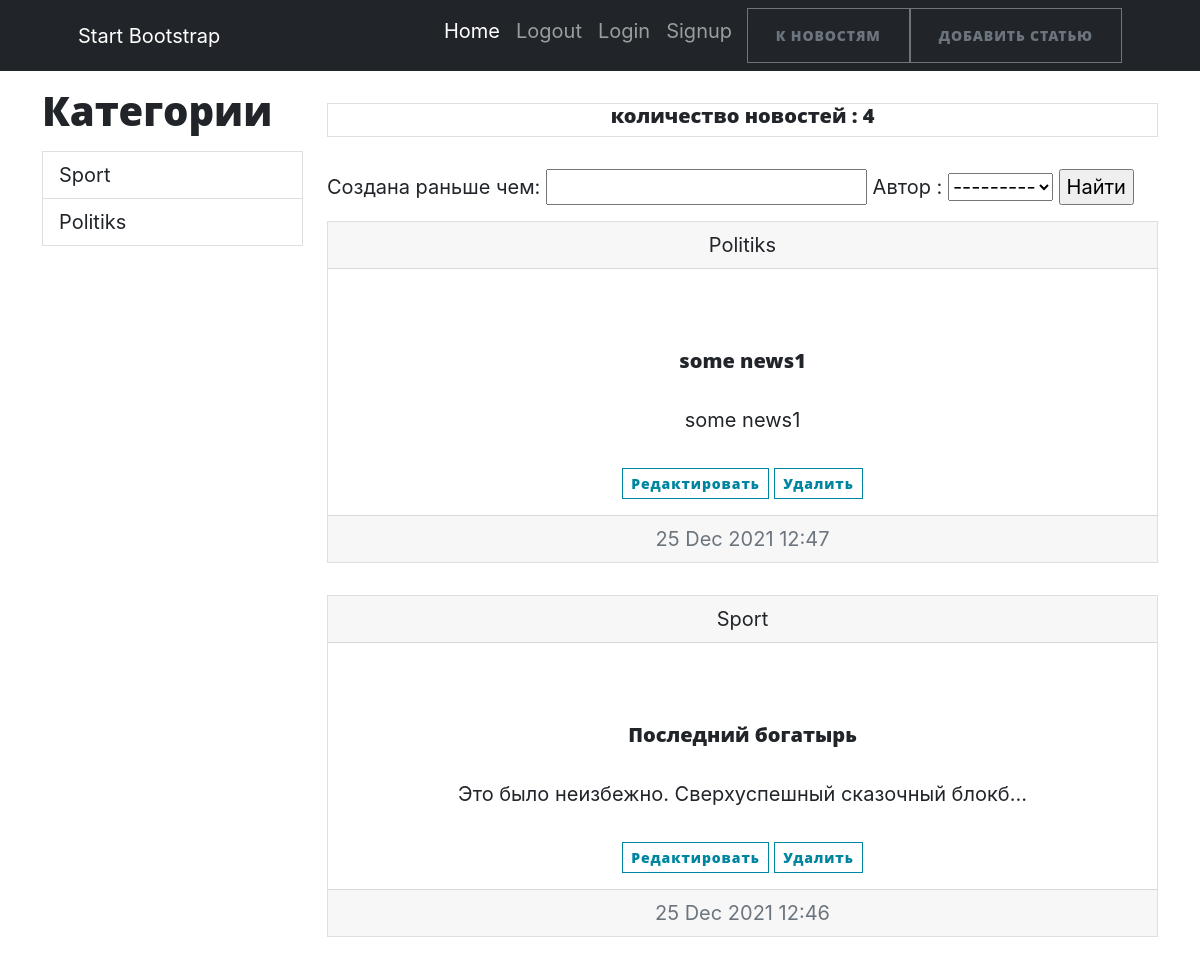
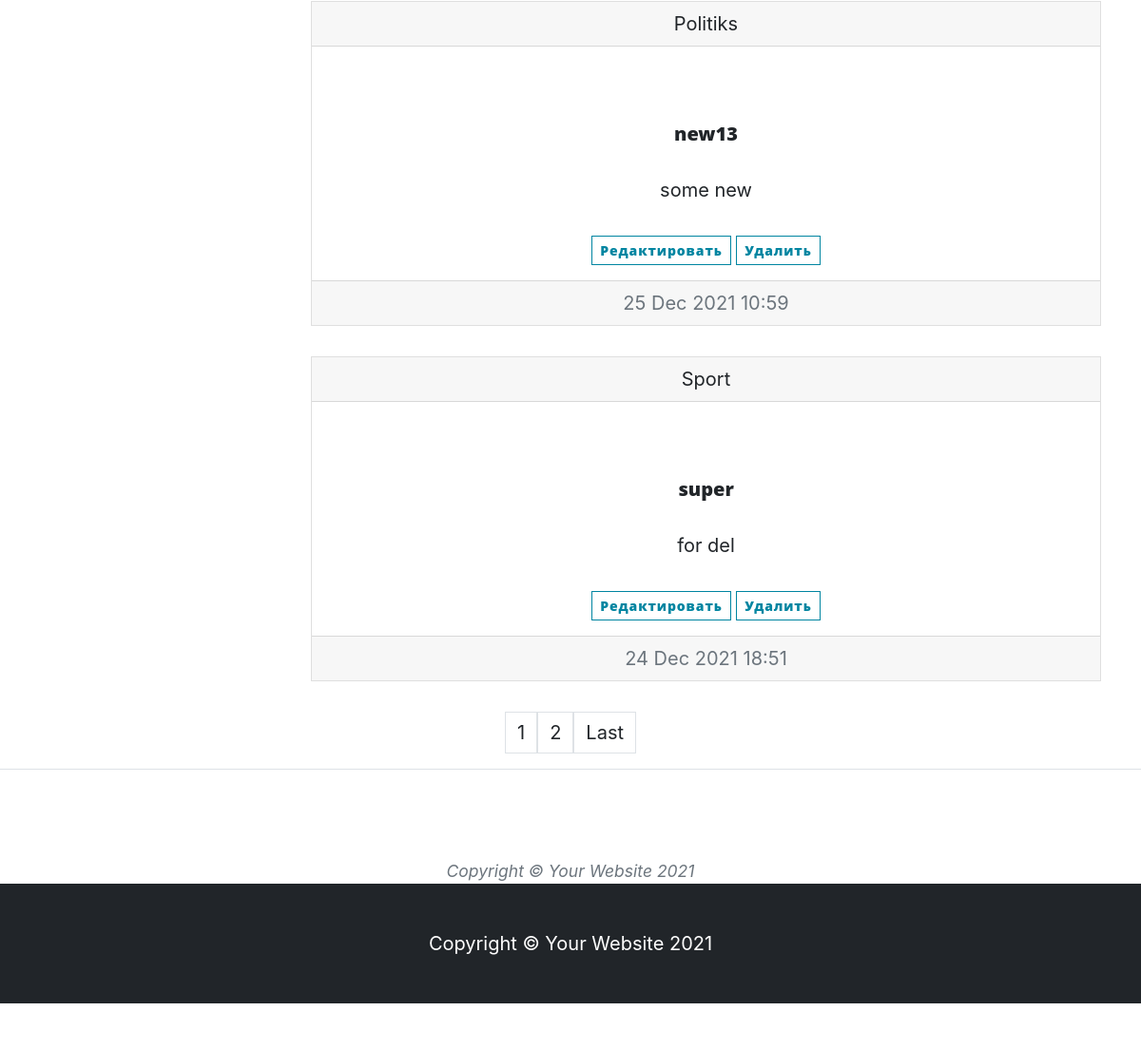
The app's page /, older data (2 pictures, top to bottom).
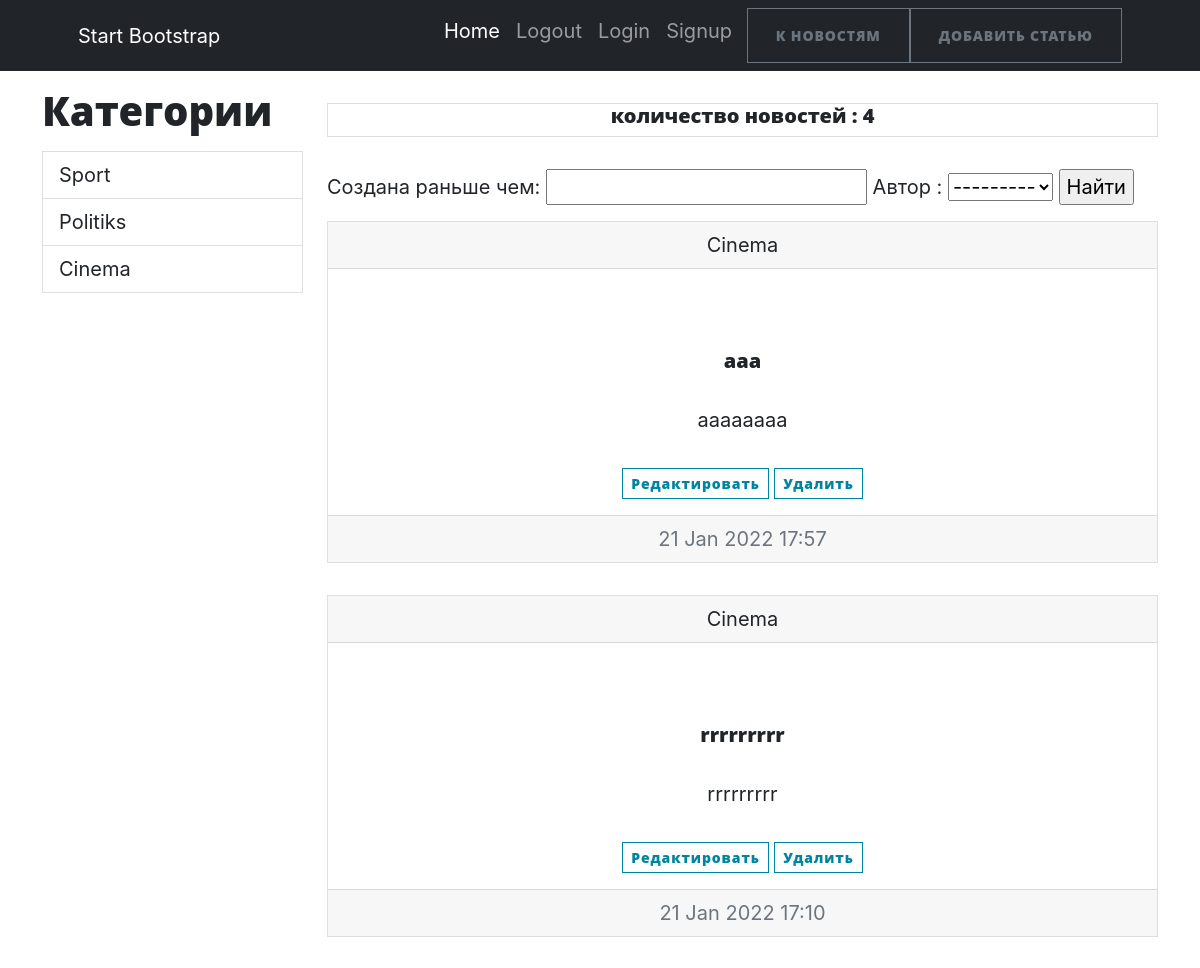
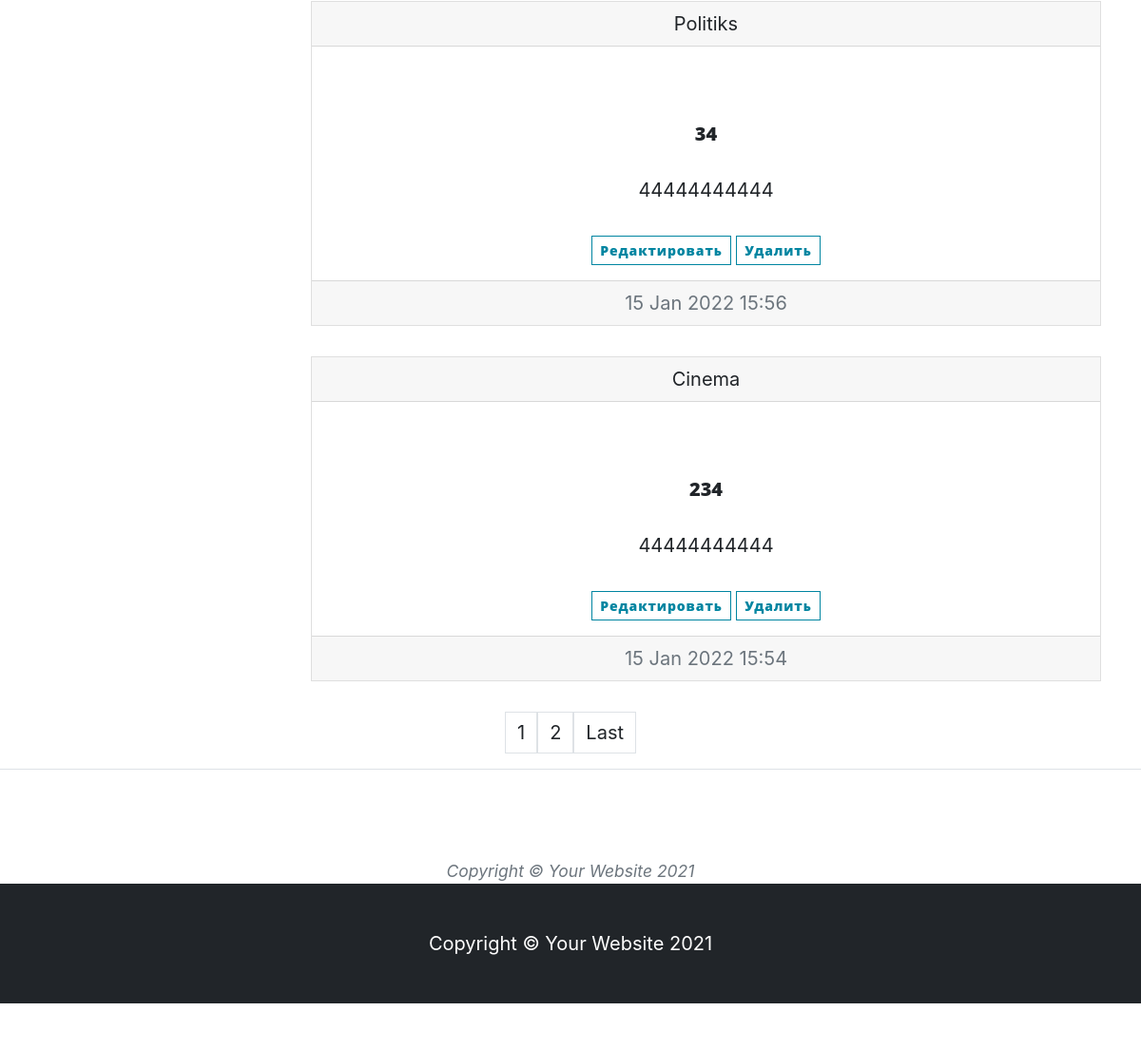
The same page, newer data (2 pictures, top to bottom).
### news/models.py (models this page shows, shortened)
class Category(models.Model):
    name = models.CharField(max_length=128, unique=True)
    def __str__(self):
        return f'{self.name}'
    def get_absolute_url(self):
        return f"/cat/{self.pk}"

class Post(models.Model):
    CONTENT = [("NW", 'news'), ('AR', 'article')]
    title = models.CharField(max_length=128, verbose_name='Название Новости')
    content = models.CharField(max_length=2, blank=True, choices=CONTENT, default="NW", verbose_name="Вид Статьи")
    create = models.DateTimeField(auto_now_add=True, verbose_name='Создана')
    text = models.TextField(blank=True, verbose_name="Текст")
    rate = models.FloatField(default=0)
    author = models.ForeignKey(Author, related_name='author', on_delete=models.CASCADE, verbose_name="Автор")
    category = models.ManyToManyField('Category', through="PostCategory", verbose_name='Категория')
    def __str__(self):
        return f'{self.title}'
    class Meta:
        verbose_name = "Пост"
        verbose_name_plural = "Посты"
        ordering = ['-create']

### news/views.py (the view)
# urls.py: path('', NewsList.as_view(), name = 'allnews'),
class NewsList(ListView):#вывод списка новостей
    model = Post
    template_name = "news.html"
    context_object_name = 'news'
    queryset = Post.objects.order_by('-create')#сортировка новостей по добавлению
    paginate_by = 4 # пагинация с выводом 4 новостей
    def get_filter(self):
        return PostFilter(self.request.GET, queryset=super().get_queryset())
    def get_queryset(self):
        return self.get_filter().qs
    def get_context_data(self, **kwargs):
        return {**super().get_context_data(**kwargs),
                'filter': self.get_filter,
                'category': Category.objects.all(),
                }

### news/models.py (called while the page is built)
    def __str__(self):
        return f'{self.user.username}'

### news/templatetags/censor_filters.py (called while the page is built)
@register.filter(name='multiply')
def multiply(value):
    mat = ["дурак", 'невежда', 'редиска']
    c = value.split()
    for i in c:
        if i.lower() in mat:
            raise ValueError(f'Нельзя употреблять это слово {i}')
    else:
        return value

### news/templates/news/news.html (shortened to what this page needs)
{% extends 'index.html'%}
{% load censor_filters %}
{%block sidebar %}
{%for i in category%}
    {% if i.pk == category_selected %}
<a class="list-group-item list-group-item-action active" id="list-home-list" data-bs-toggle="list" href="{{i.get_absolute_url}}" role="tab" aria-controls="list-home">{{i.name}}</a>
    {%else%}
<a class="list-group-item list-group-item-action" id="list-profile-list" data-bs-toggle="list" href="{{i.get_absolute_url}}" role="tab" aria-controls="list-profile">{{i.name}}</a>
    {%endif%}
{%endfor%}
{%endblock sidebar%}
{%block containe%}
<p>
<div class="card text-center"><h5>количество новостей : {{news|length}}</h5></div>
</p>
<form method="GET">
    <div class="mb-3">
    {{filter.form}}
    <input type="submit" value="Найти">
    </div>
</form>
{%if news%}
{%for i in news%}
    <div class="card text-center">
  <div class="card-header">
      {%for t in i.category.all %}
    {{t}}
      {%endfor%}
  </div>
        <p>
  <div class="card-body">
    <a class="card-title" href="{%url 'ObjNews.html' i.pk%}"><h5>{{i.title}}</h5></a>
    <p class="card-text">{{i.text|truncatechars:50|multiply}}</p>
      <a class="btn btn-outline-primary btn-sm " href="{% url 'add' i.pk%}">Редактировать</a>
                    <a class="btn btn-outline-primary btn-sm " href="{% url 'news_del' i.pk%}">Удалить</a>
  </div>
  <div class="card-footer text-muted">
    {{i.create|date:"d M Y H:i"}}
  </div>
</div>
    {%endfor%}
    {%endif%}
{%endblock containe%}

### news/templates/news/index.html (shortened to what this page needs)
<!DOCTYPE html>
<html lang="en">
<head>
    {%load static%}
    <link href="{% static 'css/styles.css'%}" rel="stylesheet"/>
</head>
<body>
<nav class="navbar navbar-expand-lg navbar-dark bg-dark">
    <div class="container px-5">
        <a class="navbar-brand" href="#!">Start Bootstrap</a>
        <div class="collapse navbar-collapse" id="navbarSupportedContent">
            <ul class="navbar-nav ms-auto mb-2 mb-lg-0">
                <li class="nav-item"><a class="nav-link active" aria-current="page" href="#!">Home</a></li>
                <li class="nav-item"><a class="nav-link" href="/accounts/logout/">Logout</a></li>
                <li class="nav-item"><a class="nav-link" href="/accounts/login/">Login</a></li>
                <li class="nav-item"><a class="nav-link" href="/accounts/signup/">Signup</a></li>
                <li class="nav-item"><a class="btn btn-outline-secondary" href="{% url 'allnews' %}">К НОВОСТЯМ</a></li>
                <li class="nav-item"><a class="btn btn-outline-secondary" href="{% url 'add' %}">ДОБАВИТЬ СТАТЬЮ </a>
                </li>
            </ul>
        </div>
    </div>
</nav>
<div class="container">
    <div class="row">
        <div class="col-lg-3">
            <h1 class="my-3">Категории</h1>
            {%block sidebar %}
            {%endblock sidebar%}
        </div>
        <div class="col-lg-9">
            <div class=col-12>{%block containe%}{%endblock containe%}</div>
        </div>
    </div>
</div>
{% if page_obj %}
<nav aria-label="Page navigation example">
    <ul class="pagination justify-content-center">
        {% for num in page_obj.paginator.page_range %}
        {% if page_obj.number == num %}
        <a class="page-link">{{num}}</a>
        {% elif num > page_obj.number|add:'-2' and num < page_obj.number|add:'2' %}
        <a class="page-link" href="?page={{ num }}">{{num}}</a>
        {% endif %}
        {% endfor %}
        {% if page_obj.has_next %}
        <a class="page-link" href="?page={{ page_obj.paginator.num_pages }}">Last</a>
        {% endif %}
        {%endif%}
    </ul>
</nav>
<footer class="border-top">
    <div class="container px-4 px-lg-5">
        <div class="row gx-4 gx-lg-5 justify-content-center">
            <div class="col-md-10 col-lg-8 col-xl-7">
                <ul class="list-inline text-center">
                </ul>
                <div class="small text-center text-muted fst-italic">Copyright &copy; Your Website 2021</div>
            </div>
        </div>
    </div>
    <footer class="py-5 bg-dark">
        <div class="container px-4 px-lg-5"><p class="m-0 text-center text-white">Copyright &copy; Your Website 2021</p>
        </div>
    </footer>
</body>
</html>

Row changes from the older to the newer data that the page shows:
removed Post: title "some news1", text|multiply "some news1", create "25 Dec 2021 12:47", Category (name "Politiks")
removed Post: title "Последний богатырь", text|multiply "Это было неизбежно. Сверхуспешный сказочный блокб…", create "25 Dec 2021 12:46", Category (name "Sport")
removed Post: title "new13", text|multiply "some new", create "25 Dec 2021 10:59", Category (name "Politiks")
removed Post: title "super", text|multiply "for del", create "24 Dec 2021 18:51", Category (name "Sport")
added Category: name "Cinema"
added Post: title "aaa", text|multiply "aaaaaaaa", create "21 Jan 2022 17:57"
added Post: title "rrrrrrrrr", text|multiply "rrrrrrrrr", create "21 Jan 2022 17:10"
added Post: title "34", text|multiply "44444444444", create "15 Jan 2022 15:56", Category (name "Politiks")
added Post: title "234", text|multiply "44444444444", create "15 Jan 2022 15:54"
